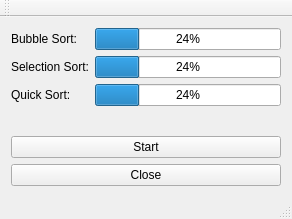
<?xml version="1.0" encoding="UTF-8"?>
<ui version="4.0">
 <class>MainWindow</class>
 <widget class="QMainWindow" name="MainWindow">
  <property name="geometry">
   <rect>
    <x>0</x>
    <y>0</y>
    <width>292</width>
    <height>219</height>
   </rect>
  </property>
  <property name="windowTitle">
   <string>MainWindow</string>
  </property>
  <widget class="QWidget" name="centralWidget">
   <layout class="QVBoxLayout" name="verticalLayout">
    <item>
     <layout class="QFormLayout" name="formLayout">
      <item row="0" column="0">
       <widget class="QLabel" name="label">
        <property name="text">
         <string>Bubble Sort:</string>
        </property>
       </widget>
      </item>
      <item row="0" column="1">
       <widget class="QProgressBar" name="progressBar_1">
        <property name="value">
         <number>24</number>
        </property>
       </widget>
      </item>
      <item row="1" column="0">
       <widget class="QLabel" name="label_2">
        <property name="text">
         <string>Selection Sort:</string>
        </property>
       </widget>
      </item>
      <item row="1" column="1">
       <widget class="QProgressBar" name="progressBar_2">
        <property name="value">
         <number>24</number>
        </property>
       </widget>
      </item>
      <item row="2" column="0">
       <widget class="QLabel" name="label_3">
        <property name="text">
         <string>Quick Sort:</string>
        </property>
       </widget>
      </item>
      <item row="2" column="1">
       <widget class="QProgressBar" name="progressBar_3">
        <property name="value">
         <number>24</number>
        </property>
       </widget>
      </item>
     </layout>
    </item>
    <item>
     <widget class="QPushButton" name="btnStart">
      <property name="text">
       <string>Start</string>
      </property>
     </widget>
    </item>
    <item>
     <widget class="QPushButton" name="btnClose">
      <property name="text">
       <string>Close</string>
      </property>
     </widget>
    </item>
   </layout>
  </widget>
  <widget class="QMenuBar" name="menuBar">
   <property name="geometry">
    <rect>
     <x>0</x>
     <y>0</y>
     <width>292</width>
     <height>21</height>
    </rect>
   </property>
  </widget>
  <widget class="QToolBar" name="mainToolBar">
   <attribute name="toolBarArea">
    <enum>TopToolBarArea</enum>
   </attribute>
   <attribute name="toolBarBreak">
    <bool>false</bool>
   </attribute>
  </widget>
  <widget class="QStatusBar" name="statusBar"/>
 </widget>
 <layoutdefault spacing="6" margin="11"/>
 <resources/>
 <connections/>
</ui>
